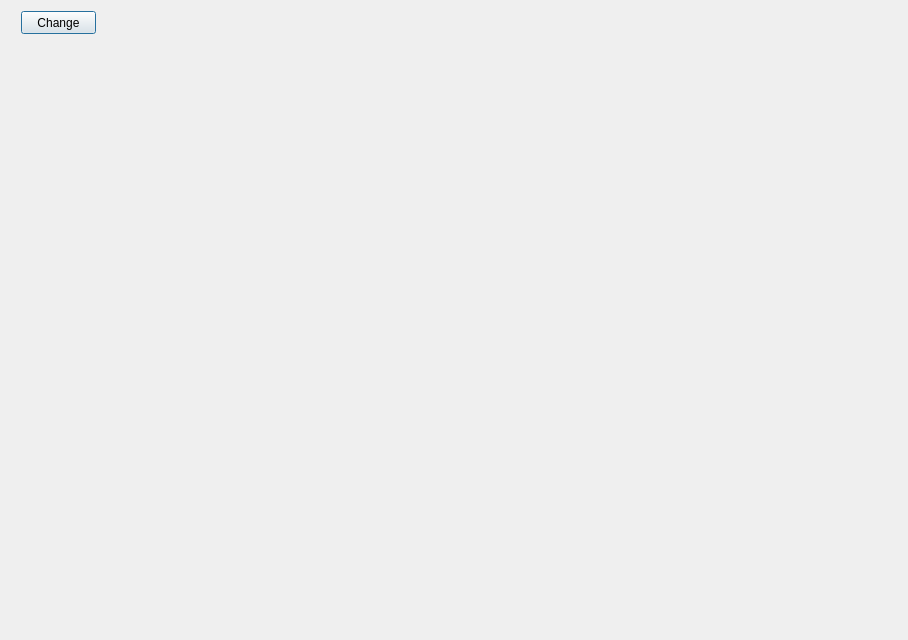
<?xml version="1.0" encoding="UTF-8"?>
<ui version="4.0">
 <class>Dialog</class>
 <widget class="QDialog" name="Dialog">
  <property name="geometry">
   <rect>
    <x>0</x>
    <y>0</y>
    <width>908</width>
    <height>640</height>
   </rect>
  </property>
  <property name="windowTitle">
   <string>Dialog</string>
  </property>
  <layout class="QHBoxLayout" name="horizontalLayout">
   <item>
    <widget class="QCustomPlot" name="plot" native="true">
     <property name="sizePolicy">
      <sizepolicy hsizetype="Preferred" vsizetype="MinimumExpanding">
       <horstretch>0</horstretch>
       <verstretch>0</verstretch>
      </sizepolicy>
     </property>
     <widget class="QPushButton" name="pushButton">
      <property name="geometry">
       <rect>
        <x>10</x>
        <y>0</y>
        <width>75</width>
        <height>23</height>
       </rect>
      </property>
      <property name="text">
       <string>Change</string>
      </property>
     </widget>
    </widget>
   </item>
  </layout>
 </widget>
 <customwidgets>
  <customwidget>
   <class>QCustomPlot</class>
   <extends>QWidget</extends>
   <header>../../qcustomplot.h</header>
   <container>1</container>
  </customwidget>
 </customwidgets>
 <resources/>
 <connections/>
</ui>
